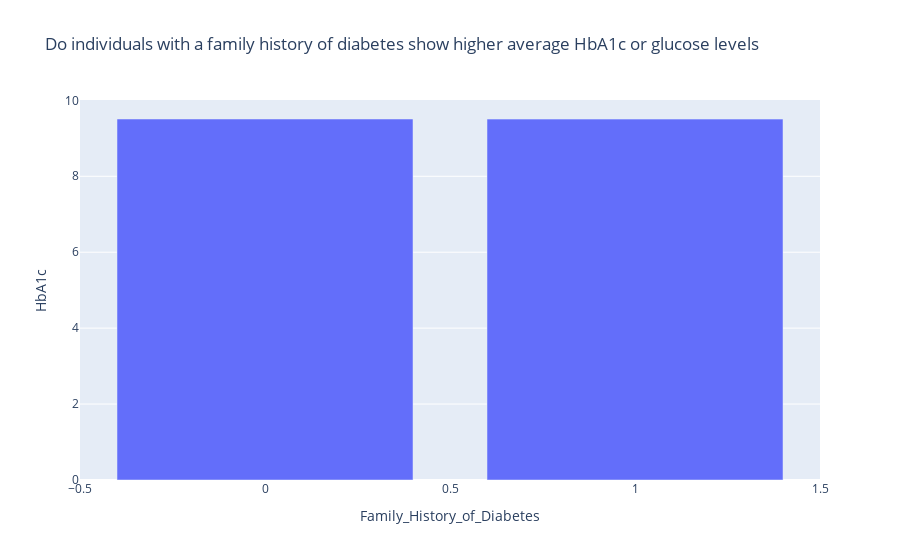

Source (notebook cell):
### Markdown cell above
### insight from Q2 after comparing the averge HBA1C for both the individuals with a family history of diabetes and the individuals with a no family history of diabete i didnt  show higher average HbA1c But the percentages are very close

### Code cell
px.bar(data_frame=family_history_HBA1c, x= 'Family_History_of_Diabetes' ,y = 'HbA1c',title='Do individuals with a family history of diabetes show higher average HbA1c or glucose levels')

### Figure 1 — Plotly figure (JSON) as saved in the notebook; plotly's stock layout.template omitted (floating-point values rounded to 4 significant figures)
{"data": [{"alignmentgroup": "True", "hovertemplate": "Family_History_of_Diabetes=%{x}<br>HbA1c=%{y}<extra></extra>", "legendgroup": "", "marker": {"color": "#636efa", "pattern": {"shape": ""}}, "name": "", "offsetgroup": "", "orientation": "v", "showlegend": false, "textposition": "auto", "type": "bar", "x": [0, 1], "xaxis": "x", "y": [9.509, 9.506], "yaxis": "y"}], "layout": {"barmode": "relative", "legend": {"tracegroupgap": 0}, "title": {"text": "Do individuals with a family history of diabetes show higher average HbA1c or glucose levels"}, "xaxis": {"anchor": "y", "domain": [0, 1], "title": {"text": "Family_History_of_Diabetes"}}, "yaxis": {"anchor": "x", "domain": [0, 1], "title": {"text": "HbA1c"}}}}
